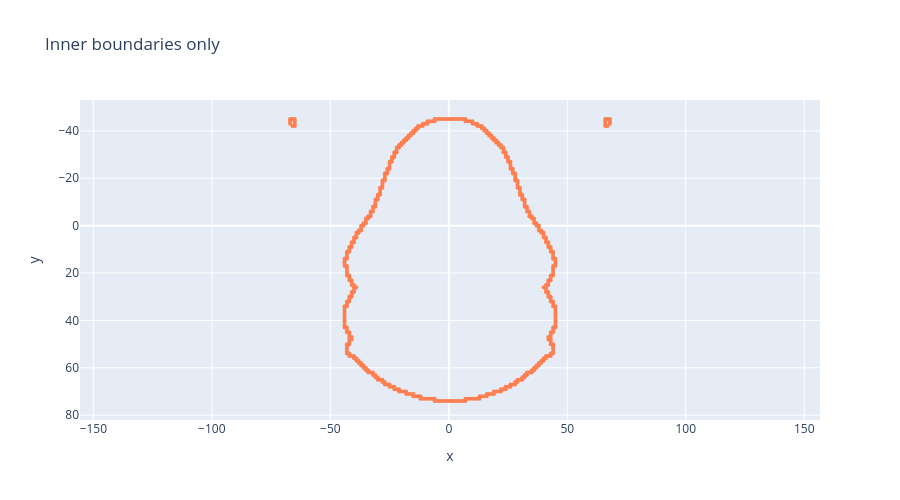

The cell this chart's notebook holds for it:
### Markdown cell above
## 2. Inner boundaries only
Points that touch holes (dead regions inside the shape).

### Code cell
fig_inner = go.Figure()
fig_inner.add_trace(go.Scatter(
    x=inner["x"], y=inner["y"],
    mode="markers", name="inner",
    marker=dict(size=4, color="coral", symbol="circle")
))
fig_inner.update_layout(
    title="Inner boundaries only",
    xaxis_title="x", yaxis_title="y",
    xaxis=dict(scaleanchor="y", scaleratio=1),
    yaxis=dict(autorange="reversed"),
    height=500,
)
fig_inner.show()

### Figure 1 — Plotly figure (JSON) as saved in the notebook; plotly's stock layout.template omitted (floating-point values rounded to 4 significant figures; data arrays with more than 128 entries replaced by an {"elided": "..."} marker saying what was removed)
{"data": [{"marker": {"color": "coral", "size": 4, "symbol": "circle"}, "mode": "markers", "name": "inner", "type": "scatter", "x": {"elided": "460 int values"}, "y": {"elided": "460 int values"}}], "layout": {"height": 500, "title": {"text": "Inner boundaries only"}, "xaxis": {"scaleanchor": "y", "scaleratio": 1, "title": {"text": "x"}}, "yaxis": {"autorange": "reversed", "title": {"text": "y"}}}}
